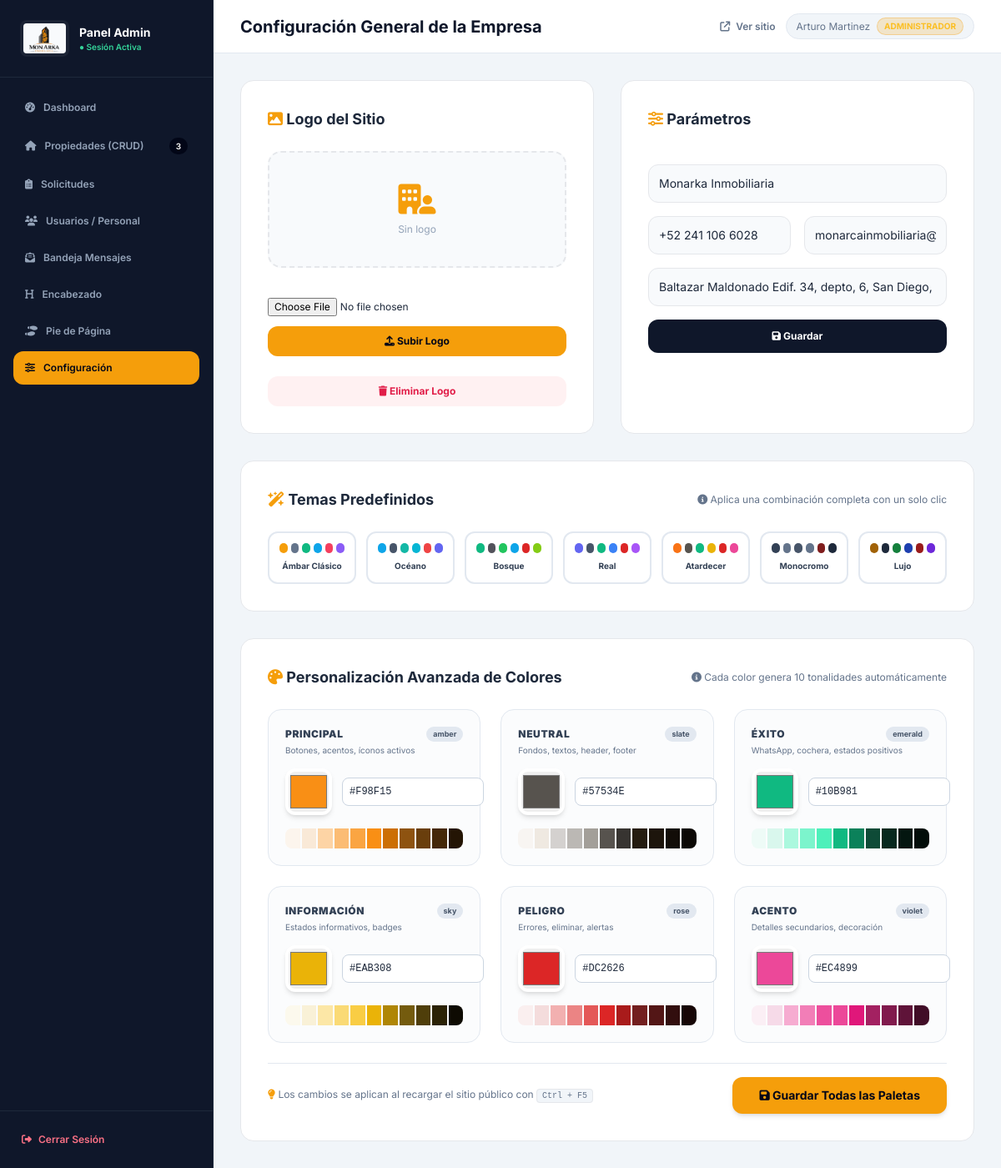
The app's page /admin/settings.php (signed in) with its own data.
### tables this page shows
CREATE TABLE `settings` (
  `setting_key` varchar(60) NOT NULL,
  `setting_value` text DEFAULT NULL
);

### config/database.php (called while the page is built)
<?php
function db(): PDO
{
    static $pdo = null;
    if ($pdo !== null) return $pdo;
    $host    = 'localhost';
    $name    = 'inmobiliaria_db';
    $user    = 'root';
    $pass    = '';
    $charset = 'utf8mb4';
    $dsn = "mysql:host=$host;dbname=$name;charset=$charset";
    $options = [
        PDO::ATTR_ERRMODE            => PDO::ERRMODE_EXCEPTION,
        PDO::ATTR_DEFAULT_FETCH_MODE => PDO::FETCH_ASSOC,
        PDO::ATTR_EMULATE_PREPARES   => false,
    ];
    try {
        $pdo = new PDO($dsn, $user, $pass, $options);
    } catch (PDOException $e) {
        die('Error de conexión: ' . $e->getMessage());
    }
    return $pdo;
}

### config/functions.php (called while the page is built, shortened)
<?php
function e($value): string
{
    return htmlspecialchars((string)$value, ENT_QUOTES, 'UTF-8');
}
function isLoggedIn(): bool
{
    return !empty($_SESSION['user_id']);
}
function currentUser(): ?array
{
    return [
        'id'   => (int)$_SESSION['user_id'],
        'name' => $_SESSION['user_name'] ?? 'Usuario',
        'role' => $_SESSION['user_role'] ?? 'Asesor',
    ];
}
function getSettings(): array
{
    static $settings = null;
    if ($settings !== null) return $settings;
    $defaults = [
        'company_name' => 'LuxeSpace Inmobiliaria',
        'site_phone'   => '+52 (55) 8000-5000',
        'site_email'   => 'contacto@luxespace.com',
        'site_address' => 'Av. Paseo de la Reforma 483, Cuauhtémoc, CDMX',
        'site_logo'    => '',
        'logo'         => '',
    ];
    try {
        $rows = db()->query("SELECT setting_key, setting_value FROM settings")->fetchAll();
        foreach ($rows as $row) {
            $defaults[$row['setting_key']] = $row['setting_value'];
        }
    } catch (Throwable $e) {  }
    return $settings = $defaults;
}
function getRolePermissions(): array
{
    return [
        'Administrador' => ['*'],
        'Asesor Senior' => [
            'dashboard.view',
            'properties.view', 'properties.create', 'properties.edit', 'properties.toggle',
            'leads.view', 'leads.respond', 'leads.update_status',
            'messages.view', 'messages.mark_read',
            'users.view', 'settings.view', 'header.view', 'footer.view',
        ],
        'Asesor Elite' => [
            'dashboard.view',
            'properties.view',
            'leads.view', 'leads.respond', 'leads.update_status',
            'messages.view', 'messages.mark_read',
            'users.view', 'settings.view', 'header.view', 'footer.view',
        ],
    ];
}
function can(string $permission): bool
{
    $user = currentUser();
    $role   = $user['role'] ?? 'Asesor Elite';
    $matrix = getRolePermissions();
    if (in_array('*', $matrix[$role], true)) return true;
    return in_array($permission, $matrix[$role], true);
}
function hexToHsl(string $hex): array
{
    $hex = ltrim($hex, '#');
    $r = hexdec(substr($hex, 0, 2)) / 255;
    $g = hexdec(substr($hex, 2, 2)) / 255;
    $b = hexdec(substr($hex, 4, 2)) / 255;
    $max = max($r, $g, $b); $min = min($r, $g, $b);
    $l = ($max + $min) / 2;
    $h = $s = 0;
    if ($max !== $min) {
        $d = $max - $min;
        $s = $l > 0.5 ? $d / (2 - $max - $min) : $d / ($max + $min);
        switch ($max) {
            case $r: $h = ($g - $b) / $d + ($g < $b ? 6 : 0); break;
            case $g: $h = ($b - $r) / $d + 2; break;
        }
        $h /= 6;
    }
    return [$h * 360, $s * 100, $l * 100];
}
function _hue2rgb($p, $q, $t)
{
    if ($t < 0) $t += 1;
    if ($t > 1) $t -= 1;
    if ($t < 1/6) return $p + ($q - $p) * 6 * $t;
    if ($t < 1/2) return $q;
    if ($t < 2/3) return $p + ($q - $p) * (2/3 - $t) * 6;
    return $p;
}
function hslToHex(float $h, float $s, float $l): string
{
    $h /= 360; $s /= 100; $l /= 100;
    if ($s === 0) { $r = $g = $b = $l; }
    else {
        $q = $l < 0.5 ? $l * (1 + $s) : $l + $s - $l * $s;
        $p = 2 * $l - $q;
        $r = _hue2rgb($p, $q, $h + 1/3);
        $g = _hue2rgb($p, $q, $h);
        $b = _hue2rgb($p, $q, $h - 1/3);
    }
    return sprintf('#%02x%02x%02x',
        (int)round($r * 255), (int)round($g * 255), (int)round($b * 255));
}
function generatePalette(string $baseHex): array
{
    [$h, $s, $baseL] = hexToHsl($baseHex);
    $tones = [
        50  => 96,
        100 => 91,
        200 => 82,
        300 => 72,
        400 => 62,
        500 => $baseL,
        600 => max(15, $baseL - 12),
        700 => max(10, $baseL - 22),
        800 => max(8,  $baseL - 30),
        900 => max(5,  $baseL - 38),
        950 => max(3,  $baseL - 45),
    ];
    $palette = [];
    foreach ($tones as $key => $lightness) {
        $sat = $s;
        if ($key <= 100) $sat = max(30, $s - 20);
        if ($key >= 700) $sat = max(40, $s - 15);
        $palette[$key] = hslToHex($h, $sat, $lightness);
    }
    return $palette;
}
function sanitizeHex(string $hex, string $fallback = '#f59e0b'): string
{
    $hex = trim($hex);
    return strtolower($hex);
}
function getBaseColor(string $key): string
{
    $s = getSettings();
    $map = [
        'primary' => ['color_primary', '#f59e0b'],
        'neutral' => ['color_neutral', '#64748b'],
        'success' => ['color_success', '#10b981'],
        'info'    => ['color_info',    '#0ea5e9'],
        'danger'  => ['color_danger',  '#f43f5e'],
        'accent'  => ['color_accent',  '#8b5cf6'],
    ];
    [$settingKey, $fallback] = $map[$key];
    return sanitizeHex($s[$settingKey] ?? $fallback, $fallback);
}

### admin/settings.php (the view, shortened to what this page needs)
<?php
require_once __DIR__ . '/includes/header.php';
$canEdit = can('settings.edit');
$s         = getSettings();
$logoPath  = $s['site_logo'] ?? ($s['logo'] ?? '');
$logoExists = $logoPath && (preg_match('#^https?://#i', $logoPath) || is_file(BASE_PATH . '/' . ltrim($logoPath, '/')));
$palettes = [
    'primary' => ['label' => 'Principal',   'setting' => 'color_primary', 'hex' => getBaseColor('primary'), 'tw' => 'amber',   'desc' => 'Botones, acentos, íconos activos'],
    'neutral' => ['label' => 'Neutral',     'setting' => 'color_neutral', 'hex' => getBaseColor('neutral'), 'tw' => 'slate',   'desc' => 'Fondos, textos, header, footer'],
    'success' => ['label' => 'Éxito',       'setting' => 'color_success', 'hex' => getBaseColor('success'), 'tw' => 'emerald', 'desc' => 'WhatsApp, cochera, estados positivos'],
    'info'    => ['label' => 'Información', 'setting' => 'color_info',    'hex' => getBaseColor('info'),    'tw' => 'sky',     'desc' => 'Estados informativos, badges'],
    'danger'  => ['label' => 'Peligro',     'setting' => 'color_danger',  'hex' => getBaseColor('danger'),  'tw' => 'rose',    'desc' => 'Errores, eliminar, alertas'],
    'accent'  => ['label' => 'Acento',      'setting' => 'color_accent',  'hex' => getBaseColor('accent'),  'tw' => 'violet',  'desc' => 'Detalles secundarios, decoración'],
];
$themes = [
    'default' => ['label' => 'Ámbar Clásico', 'colors' => ['#f59e0b','#64748b','#10b981','#0ea5e9','#f43f5e','#8b5cf6']],
    'ocean'   => ['label' => 'Océano',        'colors' => ['#0ea5e9','#475569','#14b8a6','#06b6d4','#ef4444','#6366f1']],
    'forest'  => ['label' => 'Bosque',        'colors' => ['#10b981','#52525b','#22c55e','#0ea5e9','#dc2626','#84cc16']],
    'royal'   => ['label' => 'Real',          'colors' => ['#6366f1','#475569','#10b981','#3b82f6','#dc2626','#a855f7']],
    'sunset'  => ['label' => 'Atardecer',     'colors' => ['#f97316','#57534e','#10b981','#eab308','#dc2626','#ec4899']],
    'mono'    => ['label' => 'Monocromo',     'colors' => ['#334155','#64748b','#475569','#64748b','#7f1d1d','#1e293b']],
    'luxury'  => ['label' => 'Lujo',          'colors' => ['#a16207','#1e293b','#15803d','#1e40af','#991b1b','#6d28d9']],
];
?>
<div class="grid grid-cols-1 lg:grid-cols-2 gap-8">
    <div class="bg-white p-8 rounded-2xl border space-y-6">
        <h3 class="font-bold text-lg"><i class="fa-solid fa-image text-amber-500"></i> Logo del Sitio</h3>
        <div class="border-2 border-dashed rounded-2xl p-6 bg-slate-50 flex items-center justify-center min-h-[140px]">
            <?php if ($logoExists): ?>
                <img src="<?= e(imageUrl($logoPath)) ?>?v=<?= time() ?>" class="max-h-24 object-contain">
            <?php else: ?>
                <div class="text-center text-slate-400">
                    <i class="fa-solid fa-building-user text-4xl mb-2 text-amber-500"></i>
                    <p class="text-xs">Sin logo</p>
                </div>
            <?php endif; ?>
        </div>
        <?php if ($canEdit): ?>
            <form method="POST" enctype="multipart/form-data" class="space-y-3">
                <input type="file" name="site_logo" accept="image/*" required class="w-full text-xs">
                <button class="w-full bg-amber-500 hover:bg-amber-600 text-slate-950 font-bold py-2.5 rounded-xl text-xs">
                    <i class="fa-solid fa-upload"></i> Subir Logo
                </button>
            </form>
            <?php if ($logoPath): ?>
                <form method="POST" onsubmit="return confirm('¿Eliminar?')">
                    <button class="w-full bg-rose-50 text-rose-600 font-bold py-2.5 rounded-xl text-xs">
                        <i class="fa-solid fa-trash"></i> Eliminar Logo
                    </button>
                </form>
            <?php endif; ?>
        <?php endif; ?>
    </div>
    <div class="bg-white p-8 rounded-2xl border space-y-6">
        <h3 class="font-bold text-lg"><i class="fa-solid fa-sliders text-amber-500"></i> Parámetros</h3>
        <form method="POST" class="space-y-4">
            <input type="text" name="company_name" value="<?= e($s['company_name']) ?>" placeholder="Nombre comercial"
                   class="w-full bg-slate-50 border rounded-xl p-3 text-sm" <?= $canEdit ? '' : 'readonly' ?>>
            <div class="grid grid-cols-2 gap-4">
                <input type="text" name="site_phone" value="<?= e($s['site_phone']) ?>" placeholder="Teléfono"
                       class="bg-slate-50 border rounded-xl p-3 text-sm" <?= $canEdit ? '' : 'readonly' ?>>
                <input type="email" name="site_email" value="<?= e($s['site_email']) ?>" placeholder="Email"
                       class="bg-slate-50 border rounded-xl p-3 text-sm" <?= $canEdit ? '' : 'readonly' ?>>
            </div>
            <input type="text" name="site_address" value="<?= e($s['site_address']) ?>" placeholder="Dirección"
                   class="w-full bg-slate-50 border rounded-xl p-3 text-sm" <?= $canEdit ? '' : 'readonly' ?>>
            <?php if ($canEdit): ?>
                <button class="w-full bg-slate-900 text-white font-bold py-3 rounded-xl text-xs">
                    <i class="fa-solid fa-floppy-disk"></i> Guardar
                </button>
            <?php endif; ?>
        </form>
    </div>
    <div class="lg:col-span-2 bg-white p-8 rounded-2xl border space-y-6">
        <div class="flex items-center justify-between flex-wrap gap-3">
            <h3 class="font-bold text-lg">
                <i class="fa-solid fa-wand-magic-sparkles text-amber-500"></i> Temas Predefinidos
            </h3>
            <span class="text-xs text-slate-500">
                <i class="fa-solid fa-circle-info"></i> Aplica una combinación completa con un solo clic
            </span>
        </div>
        <form method="POST" class="grid grid-cols-2 sm:grid-cols-3 lg:grid-cols-7 gap-3">
            <?php foreach ($themes as $key => $t): ?>
                <button type="submit" name="theme" value="<?= e($key) ?>"
                        <?= $canEdit ? '' : 'disabled' ?>
                        class="group p-3 rounded-xl border-2 border-slate-200 hover:border-amber-500 transition-all bg-white hover:shadow-md <?= $canEdit ? '' : 'opacity-60 cursor-not-allowed' ?>">
                    <div class="flex gap-1 mb-2 justify-center">
                        <?php foreach ($t['colors'] as $c): ?>
                            <span class="w-3 h-3 rounded-full" style="background-color: <?= e($c) ?>;"></span>
                        <?php endforeach; ?>
                    </div>
                    <span class="text-[10px] font-bold text-slate-700 group-hover:text-amber-600 block text-center">
                        <?= e($t['label']) ?>
                    </span>
                </button>
            <?php endforeach; ?>
        </form>
    </div>
    <div class="lg:col-span-2 bg-white p-8 rounded-2xl border space-y-6">
        <div class="flex items-center justify-between flex-wrap gap-3">
            <h3 class="font-bold text-lg">
                <i class="fa-solid fa-palette text-amber-500"></i> Personalización Avanzada de Colores
            </h3>
            <span class="text-xs text-slate-500">
                <i class="fa-solid fa-circle-info"></i> Cada color genera 10 tonalidades automáticamente
            </span>
        </div>
        <form method="POST" class="space-y-6" id="palette-form">
            <div class="grid grid-cols-1 md:grid-cols-2 lg:grid-cols-3 gap-6">
                <?php foreach ($palettes as $key => $p): ?>
                    <div class="border border-slate-200 rounded-2xl p-5 space-y-4 bg-slate-50/50">
                        <div>
                            <div class="flex items-center justify-between mb-1">
                                <span class="text-xs font-black uppercase text-slate-700 tracking-wider">
                                    <?= e($p['label']) ?>
                                </span>
                                <span class="text-[9px] bg-slate-200 text-slate-600 px-2 py-0.5 rounded-full font-bold">
                                    <?= e($p['tw']) ?>
                                </span>
                            </div>
                            <p class="text-[10px] text-slate-500 leading-tight"><?= e($p['desc']) ?></p>
                        </div>
                        <div class="flex items-center gap-3">
                            <input type="color"
                                   name="<?= e($p['setting']) ?>"
                                   id="picker-<?= e($key) ?>"
                                   value="<?= e($p['hex']) ?>"
                                   oninput="updatePreview('<?= e($key) ?>', this.value)"
                                   <?= $canEdit ? '' : 'disabled' ?>
                                   class="w-14 h-14 rounded-xl cursor-pointer border-4 border-white shadow-md shrink-0 <?= $canEdit ? '' : 'opacity-60' ?>">
                            <input type="text"
                                   id="hex-<?= e($key) ?>"
                                   value="<?= e(strtoupper($p['hex'])) ?>"
                                   oninput="syncFromText('<?= e($key) ?>', this.value)"
                                   <?= $canEdit ? '' : 'readonly' ?>
                                   class="flex-1 bg-white border border-slate-300 rounded-lg p-2 text-xs font-mono uppercase">
                        </div>
                        <div id="preview-<?= e($key) ?>" class="grid grid-cols-11 gap-0.5 rounded-lg overflow-hidden">
                            <?php $pal = generatePalette($p['hex']); foreach ($pal as $tone => $color): ?>
                                <div class="h-6" style="background-color: <?= e($color) ?>;" title="<?= $tone ?>: <?= e($color) ?>"></div>
                            <?php endforeach; ?>
                        </div>
                    </div>
                <?php endforeach; ?>
            </div>
            <div class="pt-4 border-t border-slate-200 flex flex-wrap gap-3 justify-between items-center">
                <p class="text-xs text-slate-500">
                    <i class="fa-solid fa-lightbulb text-amber-500"></i>
                    Los cambios se aplican al recargar el sitio público con <kbd class="bg-slate-100 px-1.5 py-0.5 rounded border text-[10px]">Ctrl + F5</kbd>
                </p>
                <?php if ($canEdit): ?>
                    <button type="submit"
                            class="bg-amber-500 hover:bg-amber-600 text-slate-950 font-bold px-8 py-3 rounded-xl text-sm shadow-md">
                        <i class="fa-solid fa-floppy-disk"></i> Guardar Todas las Paletas
                    </button>
                <?php endif; ?>
            </div>
        </form>
    </div>
</div>
<?php require_once __DIR__ . '/includes/footer.php'; ?>

### admin/includes/header.php (style rules this page uses)
body { font-family: 'Inter', system-ui, sans-serif; }

### records on screen
settings: label "PRINCIPAL", tw "amber", desc "Botones, acentos, íconos activos", color_primary "#f98f15", setting_value "#F98F15"
settings: label "NEUTRAL", tw "slate", desc "Fondos, textos, header, footer", color_neutral "#57534e", setting_value "#57534E"
settings: label "ÉXITO", tw "emerald", desc "WhatsApp, cochera, estados positivos", color_success "#10b981", setting_value "#10B981"
settings: label "INFORMACIÓN", tw "sky", desc "Estados informativos, badges", color_info "#eab308", setting_value "#EAB308"
settings: label "PELIGRO", tw "rose", desc "Errores, eliminar, alertas", color_danger "#dc2626", setting_value "#DC2626"
settings: label "ACENTO", tw "violet", desc "Detalles secundarios, decoración", color_accent "#ec4899", setting_value "#EC4899"

### other values on screen
$label "Dashboard"
$label "Propiedades (CRUD)"
$countProps "3"
$label "Solicitudes"
$label "Usuarios / Personal"
$label "Bandeja Mensajes"
$label "Encabezado"
$label "Pie de Página"
$label "Configuración"
$titles[$activeTab] "Configuración General de la Empresa"
$user['name'] "Arturo Martinez"
$role "ADMINISTRADOR"
$t['label'] "Ámbar Clásico"
$t['label'] "Océano"
$t['label'] "Bosque"
